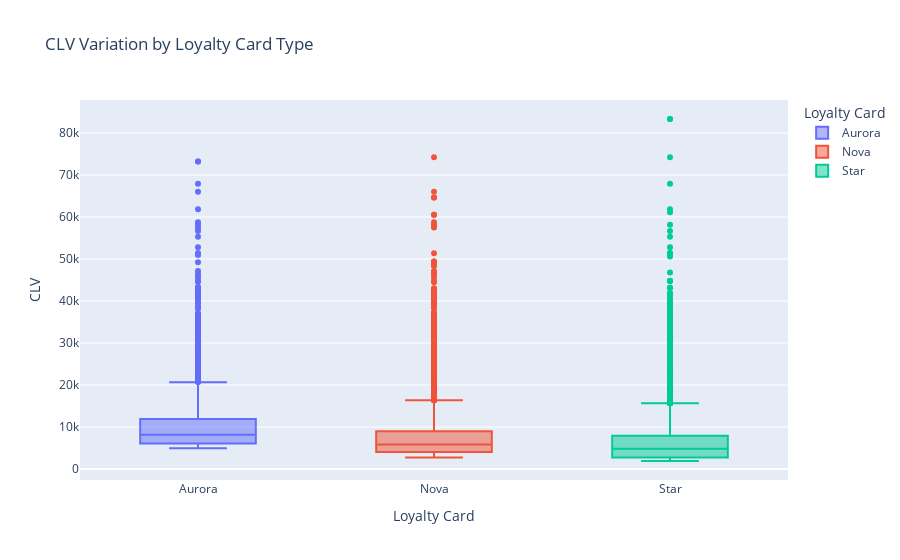

The cell this chart's notebook holds for it:
### Code cell
fig = px.box(final_df, x='Loyalty Card', y='CLV', color= 'Loyalty Card', title='CLV Variation by Loyalty Card Type')
fig.show()

### Figure 1 — Plotly figure (JSON) as saved in the notebook; plotly's stock layout.template omitted (floating-point values rounded to 4 significant figures; data arrays with more than 128 entries replaced by an {"elided": "..."} marker saying what was removed)
{"data": [{"alignmentgroup": "True", "hovertemplate": "Loyalty Card=%{x}<br>CLV=%{y}<extra></extra>", "legendgroup": "Aurora", "marker": {"color": "#636efa"}, "name": "Aurora", "notched": false, "offsetgroup": "Aurora", "orientation": "v", "showlegend": true, "type": "box", "x": {"elided": "3429 str values"}, "x0": " ", "xaxis": "x", "y": {"elided": "3429 float values"}, "y0": " ", "yaxis": "y"}, {"alignmentgroup": "True", "hovertemplate": "Loyalty Card=%{x}<br>CLV=%{y}<extra></extra>", "legendgroup": "Nova", "marker": {"color": "#EF553B"}, "name": "Nova", "notched": false, "offsetgroup": "Nova", "orientation": "v", "showlegend": true, "type": "box", "x": {"elided": "5671 str values"}, "x0": " ", "xaxis": "x", "y": {"elided": "5671 float values"}, "y0": " ", "yaxis": "y"}, {"alignmentgroup": "True", "hovertemplate": "Loyalty Card=%{x}<br>CLV=%{y}<extra></extra>", "legendgroup": "Star", "marker": {"color": "#00cc96"}, "name": "Star", "notched": false, "offsetgroup": "Star", "orientation": "v", "showlegend": true, "type": "box", "x": {"elided": "7637 str values"}, "x0": " ", "xaxis": "x", "y": {"elided": "7637 float values"}, "y0": " ", "yaxis": "y"}], "layout": {"boxmode": "overlay", "legend": {"title": {"text": "Loyalty Card"}, "tracegroupgap": 0}, "title": {"text": "CLV Variation by Loyalty Card Type"}, "xaxis": {"anchor": "y", "categoryarray": ["Aurora", "Nova", "Star"], "categoryorder": "array", "domain": [0, 1], "title": {"text": "Loyalty Card"}}, "yaxis": {"anchor": "x", "domain": [0, 1], "title": {"text": "CLV"}}}}
